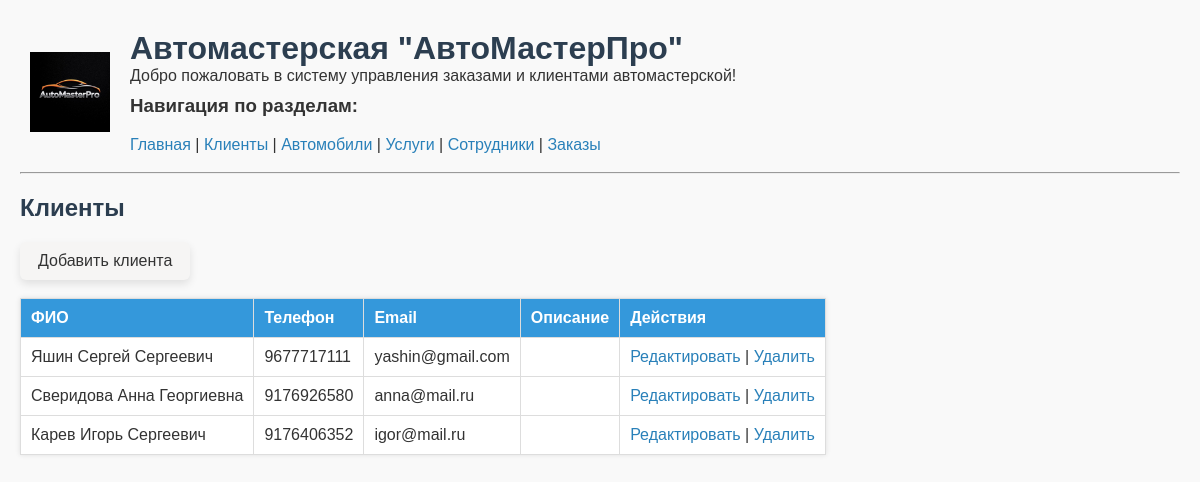
The app's page /clients with its own data.
### models.py (models this page shows)
class Client(db.Model):
    id = db.Column(db.Integer, primary_key=True)
    name = db.Column(db.String(100), nullable=False)  # ФИО клиента
    phone = db.Column(db.String(50))  # Телефон
    email = db.Column(db.String(100))  # Email
    description = db.Column(db.String(1000))  # Доп. информация

### routes.py (the view)
    @app.route('/clients')
    def clients():
        all_clients = Client.query.all()
        return render_template('clients.html', clients=all_clients)

### templates/clients.html (shortened to what this page needs)
{% extends "base.html" %}
{% block content %}
<h2>Клиенты</h2>
<a href="{{ url_for('add_client') }}" class="btn">Добавить клиента</a><br><br>
<table>
    <tr>
        <th>ФИО</th><th>Телефон</th><th>Email</th><th>Описание</th><th>Действия</th>
    </tr>
    {% for client in clients %}
    <tr>
        <td>{{ client.name }}</td>
        <td>{{ client.phone }}</td>
        <td>{{ client.email }}</td>
        <td>{{ client.description }}</td>
        <td>
            <a href="{{ url_for('edit_client', id=client.id) }}">Редактировать</a> |
            <a href="{{ url_for('delete_client', id=client.id) }}" onclick="return confirm('Удалить клиента?');">Удалить</a>
        </td>
    </tr>
    {% endfor %}
</table>
{% endblock %}

### static/styles.css (style rules this page uses)
body { font-family: Arial, sans-serif; margin: 20px; background-color: #f9f9f9; color: #333; }
h1, h2 { color: #2c3e50; }
a { color: #2980b9; text-decoration: none; }
table { border-collapse: collapse; table-layout: auto; max-width: 100%; background: white; box-shadow: 0 0 5px rgba(0,0,0,0.1); }
th, td { border: 1px solid #ddd; padding: 10px; text-align: left; }
th { background-color: #3498db; color: white; }
table td:nth-child(1), table th:nth-child(1) { max-width: 250px; min-width: 180px; white-space: nowrap; overflow: hidden; text-overflow: ellipsis; }
table td:nth-child(2), table th:nth-child(2) { max-width: 120px; }
.btn { display: inline-block; padding: 10px 18px; background-color: #f6f5f4; color: #333; text-decoration: none; border-radius: 6px; font-weight: 500; box-shadow: 0 4px 8px rgba(0, 0, 0, 0.1); transition: all 0.3s ease; }

### records on screen
Client: name "Яшин Сергей Сергеевич", phone "9677717111", email "yashin@gmail.com"
Client: name "Сверидова Анна Георгиевна", phone "9176926580", email "anna@mail.ru"
Client: name "Карев Игорь Сергеевич", phone "9176406352", email "igor@mail.ru"
